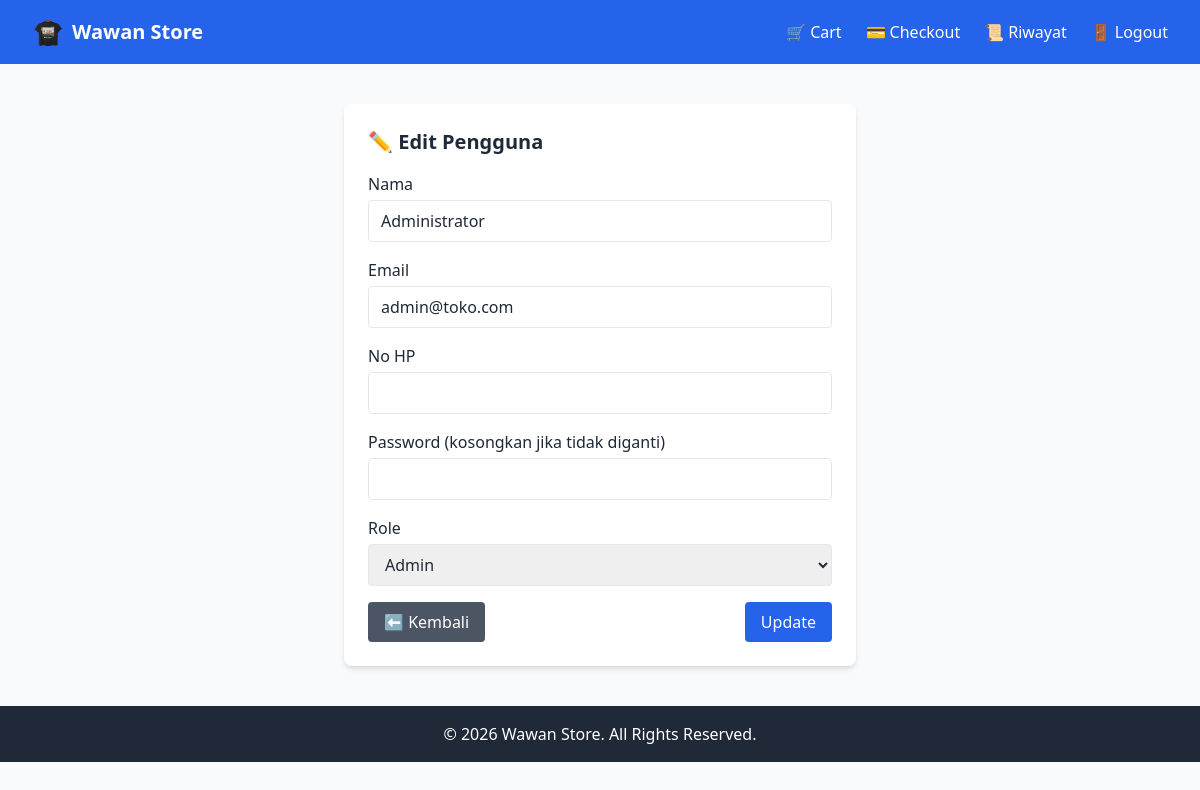
/admin/edit_user.php?id=1 (signed in), run on the app's committed database.
### tables this page shows
CREATE TABLE `users` (
  `id` int(11) NOT NULL,
  `name` varchar(100) NOT NULL,
  `email` varchar(100) NOT NULL,
  `password` varchar(255) NOT NULL,
  `phone` varchar(20) DEFAULT NULL,
  `role` enum('admin','customer') DEFAULT 'customer',
  `created_at` timestamp NOT NULL DEFAULT current_timestamp()
);

### includes/functions.php (called while the page is built, shortened)
<?php
function e($string) {
    return htmlspecialchars($string, ENT_QUOTES, 'UTF-8');
}

### admin/edit_user.php (the view, shortened to what this page needs)
<?php
include "../config/database.php";
include "../includes/functions.php";
$id = (int) $_GET['id'];
$stmt = $conn->prepare("SELECT * FROM users WHERE id=?");
$stmt->bind_param("i", $id);
$stmt->execute();
$user = $stmt->get_result()->fetch_assoc();
include "../includes/header.php";
?>
<div class="max-w-lg mx-auto bg-white p-6 rounded-lg shadow-md mt-6">
  <h2 class="text-xl font-bold mb-4">✏️ Edit Pengguna</h2>
  <form method="POST" class="space-y-4">
    <div>
      <label class="block mb-1 font-medium">Nama</label>
      <input type="text" name="name" class="w-full border rounded px-3 py-2" value="<?= e($user['name']) ?>" required>
    </div>
    <div>
      <label class="block mb-1 font-medium">Email</label>
      <input type="email" name="email" class="w-full border rounded px-3 py-2" value="<?= e($user['email']) ?>" required>
    </div>
    <div>
      <label class="block mb-1 font-medium">No HP</label>
      <input type="text" name="phone" class="w-full border rounded px-3 py-2" value="<?= e($user['phone']) ?>">
    </div>
    <div>
      <label class="block mb-1 font-medium">Password (kosongkan jika tidak diganti)</label>
      <input type="password" name="password" class="w-full border rounded px-3 py-2">
    </div>
    <div>
      <label class="block mb-1 font-medium">Role</label>
      <select name="role" class="w-full border rounded px-3 py-2">
        <option value="admin" <?= $user['role']==='admin'?'selected':'' ?>>Admin</option>
      </select>
    </div>
    <div class="flex justify-between">
      <a href="users.php" class="bg-gray-600 text-white px-4 py-2 rounded hover:bg-gray-700">⬅ Kembali</a>
      <button class="bg-blue-600 text-white px-4 py-2 rounded hover:bg-blue-700">Update</button>
    </div>
  </form>
</div>
<?php include "../includes/footer.php"; ?>

### data on the page
users: name "Administrator", email "admin@toko.com", role "Admin"
